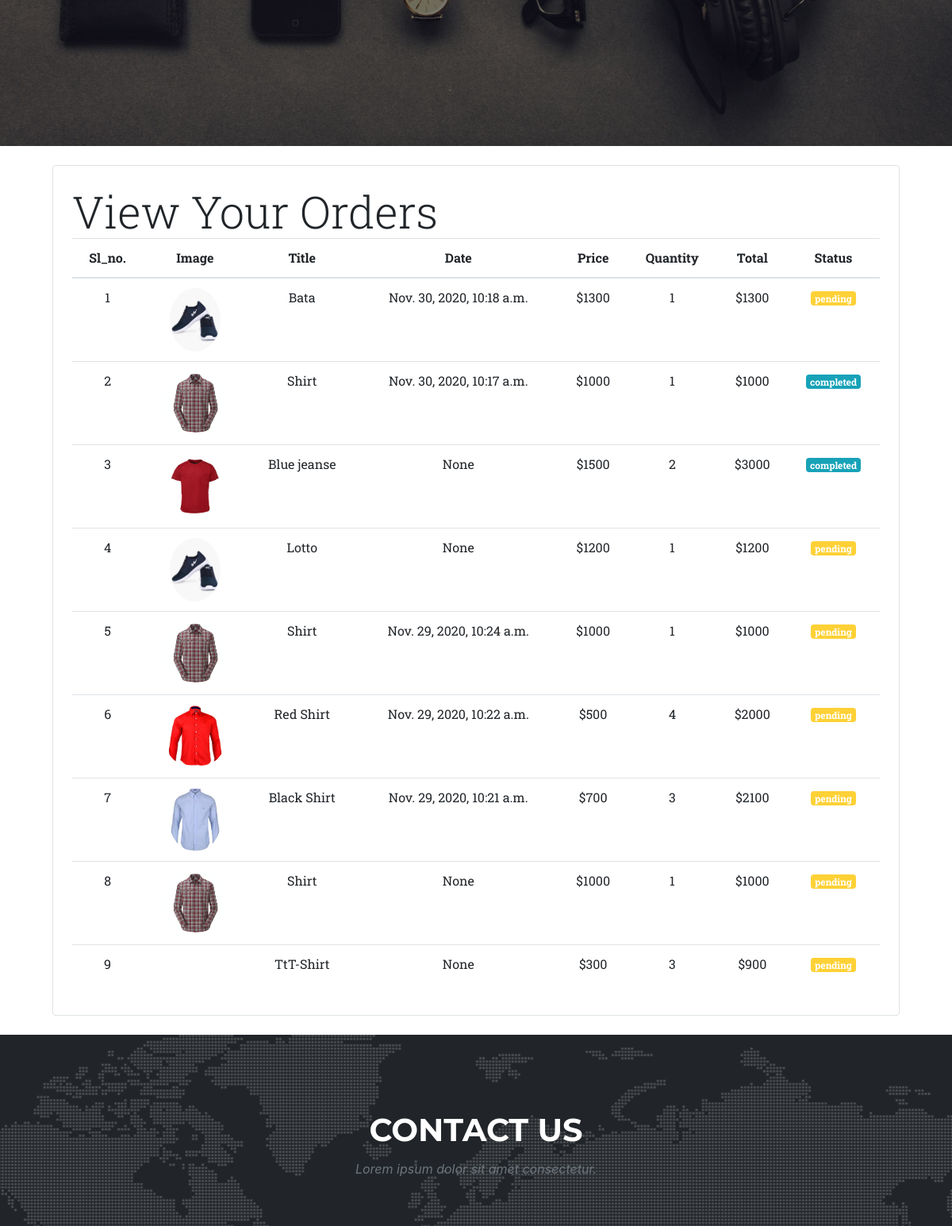
The app's page /orders (signed in, middle part), older data.
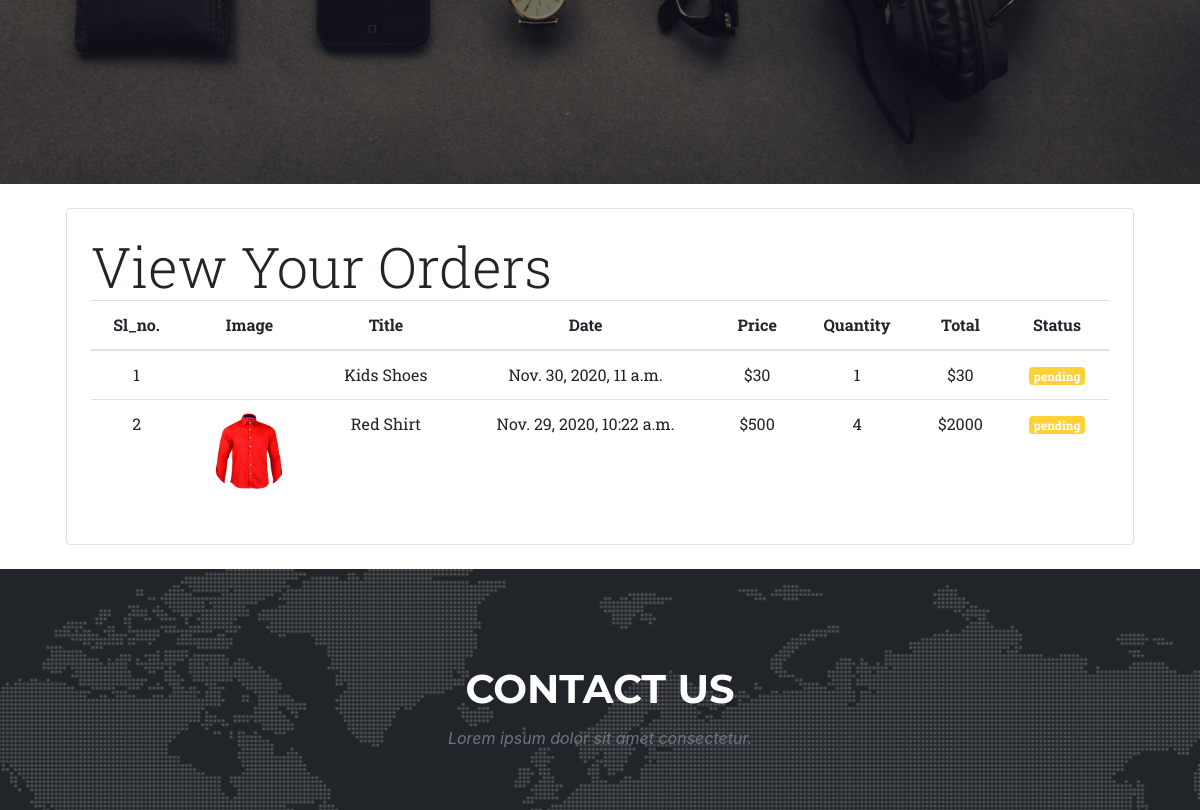
The same page, newer data.
### store/models/orders.py (models this page shows, shortened)
class Order(models.Model):
    product = models.ForeignKey(Product,on_delete=models.CASCADE)
    customer = models.ForeignKey(Customer, on_delete=models.CASCADE)
    price = models.IntegerField()
    quantity = models.IntegerField(default=1)
    phone = models.CharField(max_length=50, default='', blank=True, null=True)
    address = models.CharField(max_length=50 ,default='', blank=True, null=True)
    date = models.DateTimeField(default=timezone.now)
    status = models.BooleanField(default=False)
    @staticmethod
    def get_order_by_customer(customer_id):
        return Order.objects.filter(customer = customer_id).order_by('-date')

### store/models/product.py (models this page shows, shortened)
class Product(models.Model):
    name = models.CharField(max_length=50)
    price = models.IntegerField(default=0)
    category = models.ForeignKey(Category, on_delete=models.CASCADE, default=1)
    description = models.CharField(max_length =200, default='', null=True, blank=True)
    image = models.ImageField(upload_to='uploads/products/')

### store/middlewares/auth.py (the view)
    def middleware(request):
        returnUrl = request.META['PATH_INFO'] #kon page theke kon page url
        if not request.session.get('customer_id'):
            return redirect(f'login?return_url={returnUrl}')
        response = get_response(request)
        return response

### store/templatetags/custom_filter.py (called while the page is built)
@register.filter(name='currency')
def currency(num):
    return "$"+str(num)

@register.filter(name='multiply')
def multiply(num,num1):
    return num*num1

### store/views/order.py (called while the page is built)
    def get(self,request):
        customer = request.session.get('customer_id')
        orders = Order.get_order_by_customer(customer)
        print(orders)
        return render(request,'orders.html',{'orders':orders})

### store/templates/orders.html
{% extends 'base.html' %}
{% load cart %}
{% load custom_filter %}
{% block content %}
<div class="container">
    <div class="border rounded m-4 p-4">
        <table class="table text-center">
            <div class="display-4">View Your Orders</div>
            <thead>
                <tr>
                    <th>Sl_no.</th>
                    <th>Image</th>
                    <th>Title</th>
                    <th>Date</th>
                    <th>Price</th>
                    <th>Quantity</th>
                    <th>Total</th>
                    <th>Status</th>
                </tr>
            </thead>
            <tbody>
                {% for order in orders %}
                <tr>
                    <td>{{ forloop.counter }}</td>
                    <td><img style="height: 80px;" src="{{ order.product.image.url }}" class="rounded-circle" alt=""></td>
                    <td>{{ order.product.name }}</td>
                    <td>{{ order.date }}</td>
                    <td>{{ order.price|currency }}</td>
                    <td>{{ order.quantity }}</td>
                    <td>{{ order.quantity|multiply:order.price|currency }}</td>
                    {% if order.status %}
                    <td><small class="badge badge-info">completed</small></td>
                    {% else %}
                    <td><small class="badge badge-warning">pending</small></td>
                    {% endif %}
                </tr>
                {% endfor %}
            </tbody>
        </table>
    </div>
</div>
{% endblock %}

Row changes from the older to the newer data that the page shows:
removed Order: product.image (picture), product.name "Bata", date "Nov. 30, 2020, 10:18 a.m.", price "$1300", quantity "1", quantity|multiply "$1300", status "pending"
removed Order: product.image (picture), product.name "Shirt", date "Nov. 30, 2020, 10:17 a.m.", price "$1000", quantity "1", quantity|multiply "$1000", status "completed"
removed Order: product.image (picture), product.name "Blue jeanse", date "None", price "$1500", quantity "2", quantity|multiply "$3000", status "completed"
removed Order: product.image (picture), product.name "Lotto", date "None", price "$1200", quantity "1", quantity|multiply "$1200", status "pending"
removed Order: product.image (picture), product.name "Shirt", date "Nov. 29, 2020, 10:24 a.m.", price "$1000", quantity "1", quantity|multiply "$1000", status "pending"
removed Order: product.image (picture), product.name "Black Shirt", date "Nov. 29, 2020, 10:21 a.m.", price "$700", quantity "3", quantity|multiply "$2100", status "pending"
removed Order: product.image (picture), product.name "Shirt", date "None", price "$1000", quantity "1", quantity|multiply "$1000", status "pending"
removed Order: product.name "TtT-Shirt", date "None", price "$300", quantity "3", quantity|multiply "$900", status "pending"
added Order: product.name "Kids Shoes", date "Nov. 30, 2020, 11 a.m.", price "$30", quantity "1", quantity|multiply "$30", status "pending"
